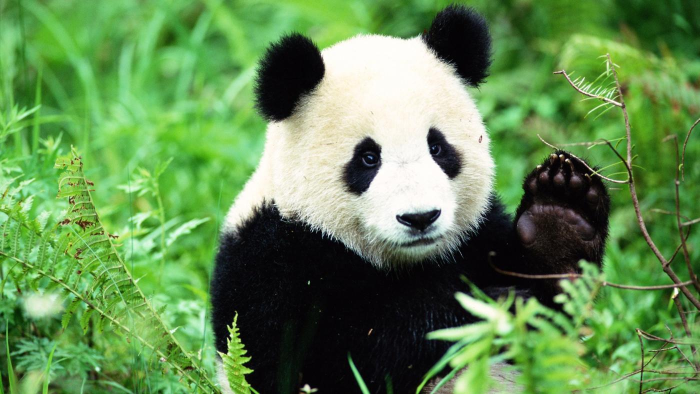
#> input picture Homework 8/ps8_python_Starace_Nicholas/input/im1.jpg, 1400 x 788 px (shown at 1/2 size); its folder holds only this picture in this run
$ jupyter execute --allow-errors ps8_python_Starace_Nicholas.ipynb
#> lines starting #> are read from the running program, lines starting #| are printed output that depends on the picture
# Homework 8: K-Means Clustering and Image Segmentaton
**Name:** Nicholas Starace
**Student ID:** 4556822
**D Value:** 22

## Question 1: Conceptual Foundations

### Part A: Supervised vs. Unsupervised

**Written Response:**
1. K-means is considered an unsupervised algorithm because it doesn't target an expected output in the training set but rather creates its own. In place of a target output, the user specifies a number of groups (classes) that the algorithm can use and places the data in class outputs on its own.
2. The cost function minimized for linear regression finds a local minimum by performing gradient descent. Similarly, while K-means doesn't have an output and therefore can't calculate error, it still iterates to find a local minimum on the distance of points to the center of the cluster (SSD). The theta used in K-means can be thought of the distances between a point and the center of the group which is minimized. Predicting in K-means involves placing the point in a group where the sum of squared distances is smallest.

### Part B: Convergence and Initialization

**Written Response:**
1. SSD can never increase after updating points to clusters or updating cluster centers becuase the sum of squared distances will never increase. Updating centers brings them closer to all points. If SSD was to increase, this would mean that the cluster center is moving away from the optimal groupings. The steps converge to a local minimum and increasing SSD would go against the gradient.
2. Just because SSD never increases doesn't guarantee that K-means always find the global optimal clustering. Similar to the optimzation problem addressed in HW6 neural networks, SSD iteration only guarantees a local minimum and will never go against the gradient. Therefore, even if K-means converges and settles on a specific cluster that is incorrect, the nature of weight initialization led the algorithm to a local minimum. Continung convergence for this weight initalization would require increasing SSD which we know is not possible.

### Part C: Choosing K

**Written Response:** To choose the number of clusters (K), one can visualize the dataset before processing. This enables the user to have an intuitive understanding and ballpark of how many clusters should be used. If the data is higher dimension, the user can visualize two or three features at a time to find number of clusters. Other methods include training multiple models that iterate through K and evaluating testing performance or using silhouette coefficients.

## Question 2: Implementing K-Means

### Part A: Single-Run K-Means

[cell 1]
import os
import cv2
import scipy.io
import numpy as np
import matplotlib.pyplot as plt
from skimage import data
from skimage.transform import resize
D = 22

[cell 2]
# Implement K-Means
def kmeans_single(X, K, iters, random_seed):
    # Select K random samples of X
#> called with X = array of shape (6, 2), K = 2, iters = 10, random_seed = 22
    np.random.seed(random_seed)
    randArr = np.random.permutation(X.shape[0])
    K_centers = X[randArr[0:K]]
    SSD = np.zeros(iters)

    for j in range(iters):

        # Calculate Euclidean Distance
        Dist = scipy.spatial.distance.cdist(X, K_centers, metric='euclidean')

        # Assign Samples to Cluster
        Cluster = np.argmin(Dist, axis=1)                            # Extract index of minimum distance -> belongs to cluster

        for i in range(K):

            # Find Cluster Center
            ClusterI = X[i == Cluster]                              # Extract Samples of ith cluster
            K_centers[i] = ClusterI.mean(axis=0)                    # Find Cluster Center

            # Find and Store SSD
            SSD[j] += np.sum((ClusterI - K_centers[i]) ** 2)         # Distance of sample to center squared vector

    ids = Cluster
    means = K_centers
    ssd_history = SSD
    return ids, means, ssd_history

### Part B: Verificaton on Toy Dataset

Hand Verification

[cell 3]
# Test K-Means on Toy Dataset
X_toy = np.array([[1.0 + D/100, 2.0], [1.5, 2.5 + D/100], [1.2, 1.8], [5.0, 8.0 + D/50], [5.5 + D/100, 7.5], [5.2, 8.2]])
K = 2
iters = 10
random_seed = D

# Run K-Means
ids, means, ssd_history = kmeans_single(X_toy, K, iters, random_seed)

# Visualize Results
X1 = X_toy[ids == 0]
X2 = X_toy[ids == 1]
plt.scatter(X1[:, 0], X1[:, 1], color="red", label="Cluster 1")
plt.scatter(X2[:, 0], X2[:, 1], color="green", label="Cluster 2")
plt.scatter(means[0, 0], means[0, 1], color="red", marker="x")
plt.scatter(means[1, 0], means[1, 1], color="green", marker="x")
plt.xlabel("Feature 1")
plt.ylabel("Feature 2")
plt.title("Toy Data Clustering")
plt.legend(loc="upper left")

print(ssd_history[ssd_history.shape[0]-1])
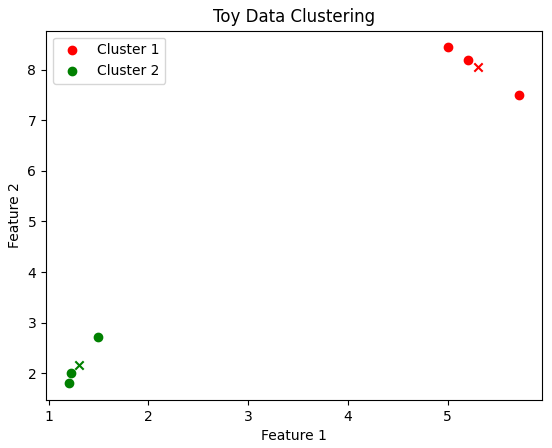
#> figure drawn by matplotlib, 1 panel

**Written Response:** K-means correctly separates the groups of the toy data.
Final SSD = 0.545
This SSD matches the expected output since the center of the clusters don't lie directly on the points.

### Part C: Multiple Restarts

[cell 4]
# Wrapper Function
def kmeans_multiple(X, K, iters, R, base_seed):

    # Initialize Seed Counter and Returned Variables
#> called with X = array of shape (6, 2), K = 2, iters = 10, R = 5, base_seed = 22
    currentSeed = base_seed
    ids_best = np.zeros([X.shape[0], 1])
    means_best = np.zeros([K, X.shape[1]])
    ssd_best = np.zeros(iters)
    ssdBestLast = 1e9

    # Run K-means R Times
    for i in range(R):

        # Update Seed
        currentSeed = base_seed + i

        # Run K-means
        ids, means, ssd_history = kmeans_single(X, K, iters, currentSeed)

        # Compare if Lower SSD
        if ssd_history[iters-1] < ssdBestLast:
            ssdBestLast = ssd_history[iters-1]
            ids_best = ids
            means_best = means
            ssd_best = ssd_history

    return ids_best, means_best, ssdBestLast, ssd_best

[cell 5]
# Test K-Means Multiple on Toy Dataset
iters = 10
R = 5
base_seed = D

# Run K-Means Multiple
ids, means, best_ssd, best_ssd_history = kmeans_multiple(X_toy, K, iters, R, base_seed)
print(best_ssd)

**Written Response:** While running multiple K-means results in the same performance as the single K-means run, this result can be credited with the clearly defined clusters. In addition, by initializing the cluster centers at points in the dataset, the performance between single and multiple will be comprable.
Lowest SSD = 1.278

### Part D: Convergence Analysis

[cell 6]
# Run K-means multiple with 20 iterations
X_toy = np.array([[1.0 + D/100, 2.0], [1.5, 2.5 + D/100], [1.2, 1.8], [5.0, 8.0 + D/50], [5.5 + D/100, 7.5], [5.2, 8.2]])
K = 2
base_seed = D
iters = 20
R = 5

ids, means, best_ssd, best_ssd_history = kmeans_multiple(X_toy, K, iters, R, base_seed)

# Plot Convergence History
iterVec = np.arange(iters) + 1
plt.plot(iterVec, best_ssd_history)
plt.xlabel("Iteration Number")
plt.ylabel("SSD")
plt.title("SSD Convergence History")
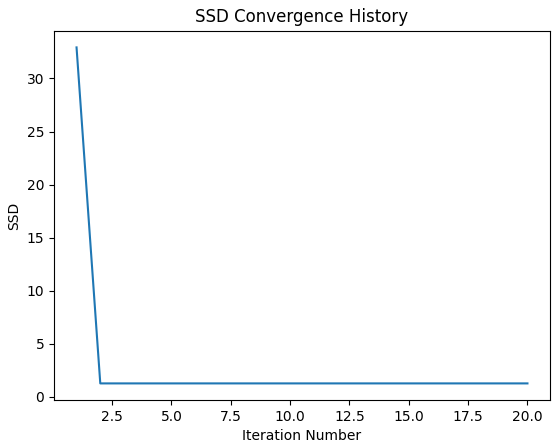
#> figure drawn by matplotlib, 1 panel; curve peaks at x = 1, y = 32.92

**Written Response:** SSD stops changing around the second iteration. While this result is accurate and safe since the SSD converges rather than diverges, not all iterations are necessary. Comparing to gradent descent, this result would encourage a decrease in the step size due to quick convergence.

## Question 3: Image Segmentation

### Part A: Data Preparation

[cell 7]
# Load Images
folder = './input/'
photos = sorted(os.listdir(folder))
imgs = []
labels = []

im1 = cv2.imread(os.path.join(folder, photos[0]))
#> im1 is the input picture: shape (788, 1400, 3); mean B, G, R 81.5, 139.5, 98.2
#> (the rest of this cell did not finish here and is left out)
